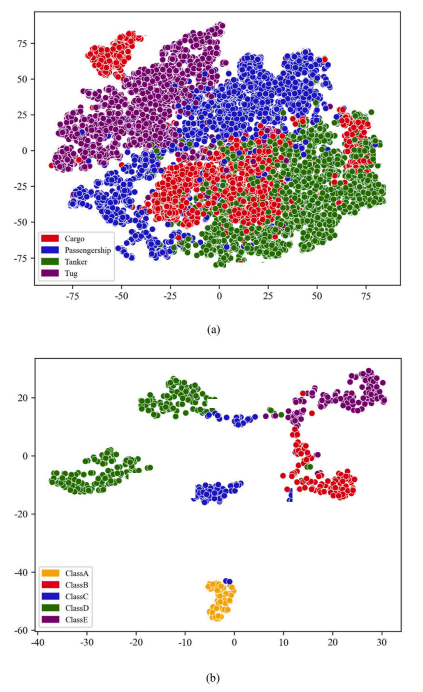
#> input picture testdoc/test.png, 846 x 1384 px, given in place of ., which was not available (shown at 1/2 size)
$ python -i image_similarity.py   (imports and definitions only)
#> lines starting #> are read from the running program, lines starting #| are printed output that depends on the picture
# -*- coding: utf-8 -*-
"""Near-duplicate image detection inside one paper (requires Pillow).

sha1 only finds byte-identical files. Reused panels are usually re-saved, resized, cropped
into a multi-panel figure, rotated or mirrored. This module:

1. splits every figure into panels along blank gutters (rows, then columns);
2. keeps photo-like panels only (blots, gels, micrographs, photos): line and bar charts
   share layouts and would match each other, so low-entropy panels are skipped;
3. computes a 256-bit difference hash for each panel and compares every pair of panels
   (also within the same figure) under the 8 rotations/mirrorings;
4. writes a side-by-side image for each candidate pair so the model can look at it.

A hash match is a lead for visual inspection, not proof of duplication.
"""

import math
import os

HASH_SIZE = 16          # 16x16 = 256-bit dHash
MAX_DISTANCE = 30       # <= ~12% differing bits
MIN_PANEL = 64          # px, smaller pieces are labels or icons
MIN_ENTROPY = 4.5       # bits; photo-like content
GUTTER_LEVEL = 235      # grey level that counts as blank
MAX_PANELS_PER_IMAGE = 48
MAX_PAIRS = 30

TRANSFORMS = ["identity", "rot90", "rot180", "rot270", "flipH", "flipV", "transpose", "transverse"]


def _transform(img, name):
    from PIL import Image

    ops = {
        "identity": None,
        "rot90": Image.Transpose.ROTATE_90,
        "rot180": Image.Transpose.ROTATE_180,
        "rot270": Image.Transpose.ROTATE_270,
        "flipH": Image.Transpose.FLIP_LEFT_RIGHT,
        "flipV": Image.Transpose.FLIP_TOP_BOTTOM,
        "transpose": Image.Transpose.TRANSPOSE,
        "transverse": Image.Transpose.TRANSVERSE,
    }
    op = ops[name]
    return img if op is None else img.transpose(op)


def dhash_bits(gray):
    from PIL import Image

    small = gray.resize((HASH_SIZE + 1, HASH_SIZE), Image.Resampling.LANCZOS)
    px = small.tobytes()
    width = HASH_SIZE + 1
    value = 0
    for row in range(HASH_SIZE):
        for col in range(HASH_SIZE):
            value = (value << 1) | (1 if px[row * width + col] > px[row * width + col + 1] else 0)
    return value


def entropy(gray):
    hist = gray.histogram()
    total = float(sum(hist)) or 1.0
    return -sum((h / total) * math.log2(h / total) for h in hist if h)


def _segments(profile, min_len):
    """Runs of non-blank positions in a 0/1 profile, merged across tiny gaps."""
    runs, start = [], None
    for i, busy in enumerate(profile + [0]):
        if busy and start is None:
            start = i
        elif not busy and start is not None:
            if i - start >= min_len:
                runs.append((start, i))
            start = None
    return runs


def split_panels(gray):
    """Boxes (left, top, right, bottom) of panels separated by blank gutters."""
    w, h = gray.size
    px = gray.load()
    step = max(1, min(w, h) // 400)

    def row_busy(y, x0, x1):
        dark = sum(1 for x in range(x0, x1, step) if px[x, y] < GUTTER_LEVEL)
        return dark > 0.02 * ((x1 - x0) / step)

    def col_busy(x, y0, y1):
        dark = sum(1 for y in range(y0, y1, step) if px[x, y] < GUTTER_LEVEL)
        return dark > 0.02 * ((y1 - y0) / step)

    boxes = []
    for top, bottom in _segments([1 if row_busy(y, 0, w) else 0 for y in range(h)], MIN_PANEL):
        for left, right in _segments([1 if col_busy(x, top, bottom) else 0 for x in range(w)], MIN_PANEL):
            boxes.append((left, top, right, bottom))
    return boxes[:MAX_PANELS_PER_IMAGE]


def collect_panels(image_paths):
    """[(file, box, gray_panel)] for photo-like panels, plus the whole image when it is photo-like."""
#> called with image_paths = '../testdoc/test.png'
    from PIL import Image

    panels = []
    for path in image_paths:
        try:
            with Image.open(path) as im:
#> im is the input picture: PIL image 846x1384 RGBA; mean R, G, B, A 226, 218.9, 224, 255
                im.load()
                gray = im.convert("L")
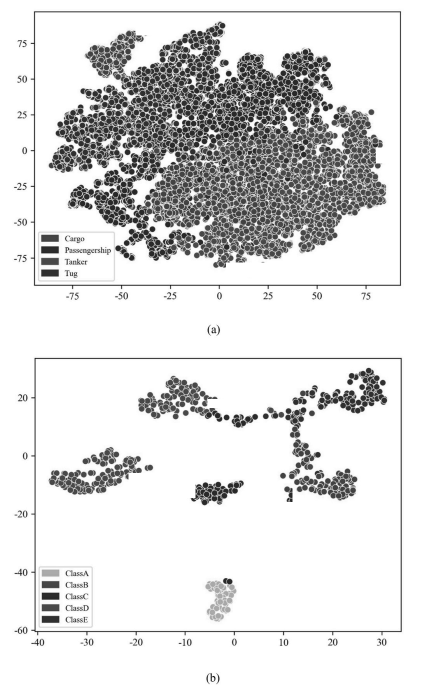
#> gray: PIL image 846x1384 L (shown at 1/2 size); min 0, max 255, mean 221.6
        except Exception:
            continue
        w, h = gray.size
#> w = 846; h = 1384
        if w < MIN_PANEL or h < MIN_PANEL:
            continue
        boxes = split_panels(gray)
#> in row_busy, `dark = sum(1 for x in range(x0, x1, step) if px[x, y] < GUTTER_LEVEL)`: dark = 0
        if (0, 0, w, h) not in boxes and len(boxes) != 1:
            boxes = [(0, 0, w, h)] + boxes
        for box in boxes:
            crop = gray.crop(box)
            if entropy(crop) < MIN_ENTROPY:
                continue
            panels.append((path, box, crop))
#> this loop made 7 passes
#> box on passes 1 to 7: (0, 0, 846, 1384), (82, 44, 773, 536), (276, 739, 445, 858), (570, 739, 775, 858), (97, 884, 284, 1009), (382, 884, 488, 1009), (560, 884, 715, 1009)
#> pass 2, in collect_panels, `crop = gray.crop(box)`:
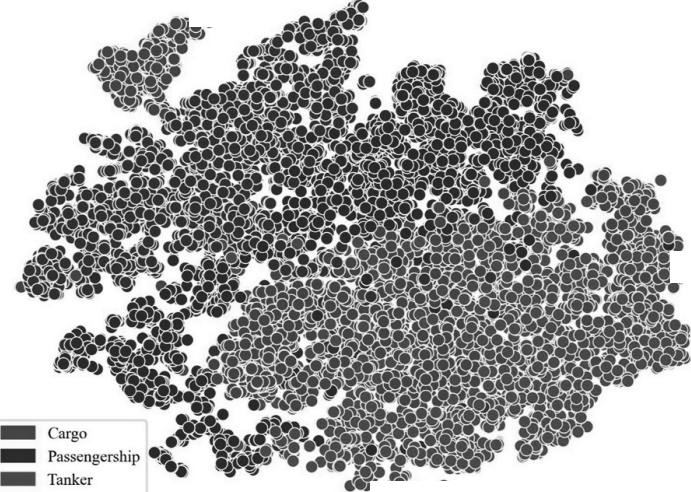
#> crop: PIL image 691x492 L; min 18, max 255, mean 168
#> pass 3, in collect_panels, `crop = gray.crop(box)`:
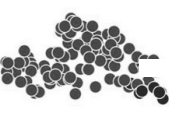
#> crop: PIL image 169x119 L; min 32, max 255, mean 203.7
    return panels


def _contains(outer, inner):
    return outer[0] <= inner[0] and outer[1] <= inner[1] and outer[2] >= inner[2] and outer[3] >= inner[3]


def find_near_duplicates(image_paths, out_dir=None, max_distance=MAX_DISTANCE):
    """Candidate pairs of near-identical panels, best matches first."""
    panels = collect_panels(image_paths)
    hashes = []
    for path, box, crop in panels:
        hashes.append({name: dhash_bits(_transform(crop, name)) for name in TRANSFORMS})
#> this loop made 15 passes
#> pass 1, in dhash_bits, `small = gray.resize((HASH_SIZE + 1, HASH_SIZE), Image.Resampling.LANCZ..`:
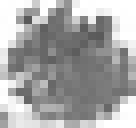
#> small: PIL image 17x16 L (shown 8 times larger); min 88, max 255, mean 166.8
#> pass 1, in dhash_bits (call 2), `small = gray.resize((HASH_SIZE + 1, HASH_SIZE), Image.Resampling.LANCZ..`:
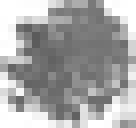
#> small: PIL image 17x16 L (shown 8 times larger); min 91, max 255, mean 166.7
#> pass 1, in dhash_bits (call 3), `small = gray.resize((HASH_SIZE + 1, HASH_SIZE), Image.Resampling.LANCZ..`:
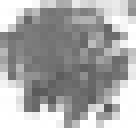
#> small: PIL image 17x16 L (shown 8 times larger); min 88, max 255, mean 166.8
#> pass 1, in dhash_bits (call 4), `small = gray.resize((HASH_SIZE + 1, HASH_SIZE), Image.Resampling.LANCZ..`:
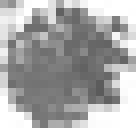
#> small: PIL image 17x16 L (shown 8 times larger); min 91, max 255, mean 166.7
    pairs = []
    for i in range(len(panels)):
        for j in range(i + 1, len(panels)):
            a_path, a_box, _ = panels[i]
            b_path, b_box, _ = panels[j]
            if a_path == b_path and (_contains(a_box, b_box) or _contains(b_box, a_box)):
                continue  # a panel and the figure that contains it
            base = hashes[i]["identity"]
            best = min(((bin(base ^ hashes[j][name]).count("1"), name) for name in TRANSFORMS))
            if best[0] <= max_distance:
                pairs.append({
                    "a": {"file": os.path.basename(a_path), "box": list(a_box)},
                    "b": {"file": os.path.basename(b_path), "box": list(b_box)},
                    "hammingDistance": best[0],
                    "transform": best[1],
                    "sameFigure": a_path == b_path,
                    "_i": i, "_j": j,
                })
    pairs.sort(key=lambda p: p["hammingDistance"])
    # one report per panel pair region: drop pairs whose panels were already matched
    kept, used = [], set()
    for pair in pairs:
        key = (pair["_i"], pair["_j"])
        if pair["_i"] in used and pair["_j"] in used:
            continue
        used.update(key)
        kept.append(pair)
        if len(kept) >= MAX_PAIRS:
            break
    if out_dir:
        for index, pair in enumerate(kept, 1):
            pair["preview"] = _write_pair_preview(panels[pair["_i"]][2], panels[pair["_j"]][2], pair["transform"], out_dir, index)
    for pair in kept:
        pair.pop("_i", None)
        pair.pop("_j", None)
    return kept


def _write_pair_preview(a, b, transform, out_dir, index, height=320):
    from PIL import Image

    b_aligned = _transform(b, transform) if transform != "identity" else b
    # the hash compared A with transform(B); show B undone so both look alike
    tiles = []
    for img in (a, b_aligned):
        scale = height / img.size[1]
        tiles.append(img.resize((max(1, int(img.size[0] * scale)), height)))
    sheet = Image.new("L", (tiles[0].size[0] + tiles[1].size[0] + 16, height), 255)
    sheet.paste(tiles[0], (0, 0))
    sheet.paste(tiles[1], (tiles[0].size[0] + 16, 0))
    name = f"_near_dup_{index:02d}.png"
    sheet.save(os.path.join(out_dir, name))
    return name

>>> result = find_near_duplicates('../testdoc/test.png')
